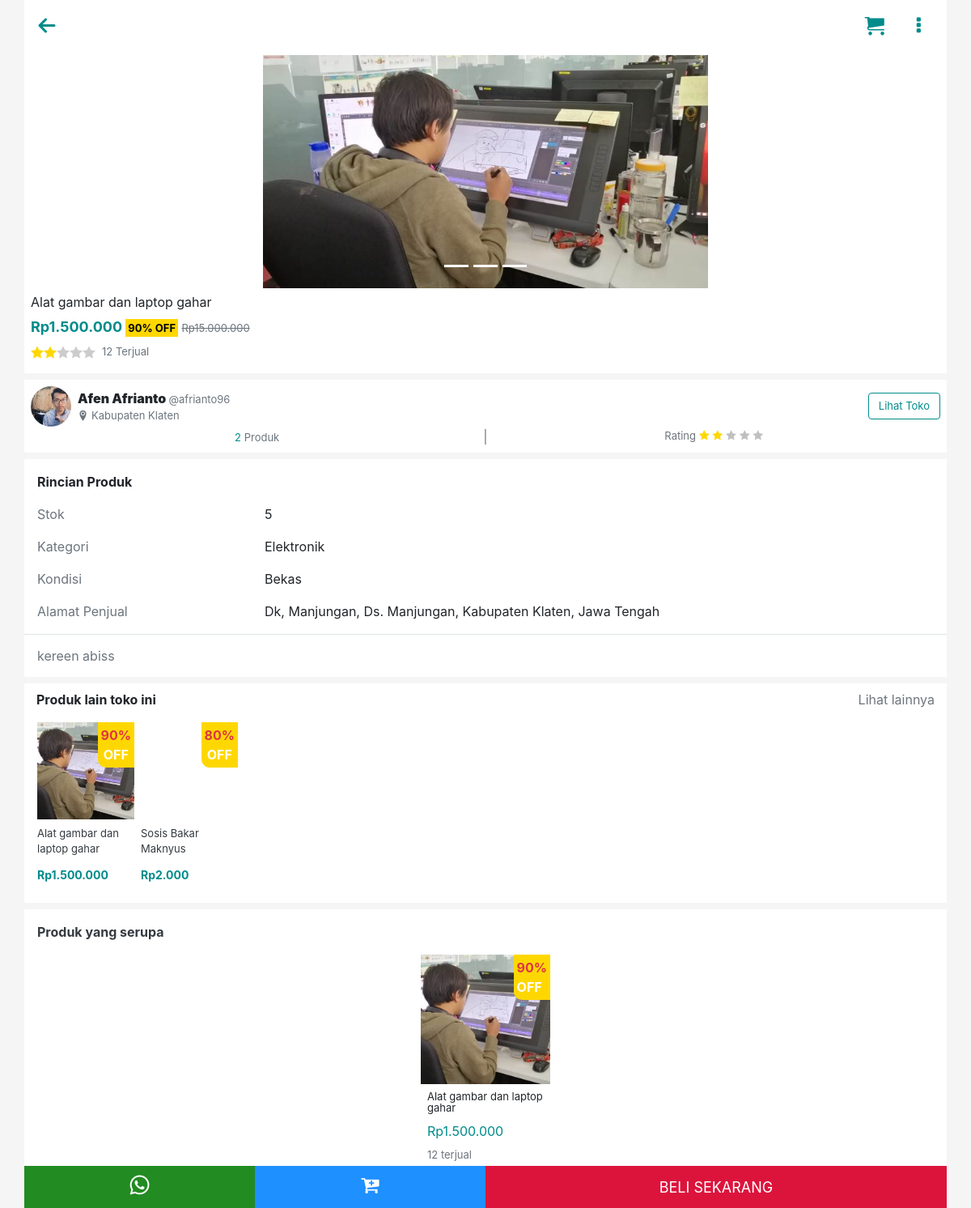
Page /detil_produk.php?id_produk=10 on the committed database.
### tables this page shows
CREATE TABLE `produk` (
  `id_produk` int(11) NOT NULL,
  `id_login` int(11) NOT NULL,
  `nama_produk` varchar(100) NOT NULL,
  `deskripsi_produk` varchar(255) NOT NULL,
  `kategori_produk` varchar(50) NOT NULL,
  `kondisi_produk` varchar(10) NOT NULL,
  `harga_produk` int(11) NOT NULL,
  `stok_produk` int(11) NOT NULL,
  `unixkey` int(11) NOT NULL
);

CREATE TABLE `produk_diskon` (
  `id_diskon` int(11) NOT NULL,
  `id_penjual` int(11) NOT NULL,
  `id_produk` int(11) NOT NULL,
  `diskon` int(11) NOT NULL,
  `harga_produk_diskon` int(11) NOT NULL
);

CREATE TABLE `profil` (
  `id_profil` int(11) NOT NULL,
  `id_login` int(11) NOT NULL,
  `nama_profil` varchar(100) NOT NULL,
  `jenis_kelamin` varchar(15) NOT NULL,
  `hp` varchar(15) NOT NULL,
  `alamat` varchar(255) NOT NULL,
  `foto_profil` varchar(255) NOT NULL
);

CREATE TABLE `akun_login` (
  `id_login` int(11) NOT NULL,
  `username` varchar(255) NOT NULL,
  `password` varchar(255) NOT NULL,
  `stt_akun` varchar(20) NOT NULL,
  `email` varchar(255) NOT NULL
);

CREATE TABLE `gambar_produk` (
  `id_img` int(11) NOT NULL,
  `id_produk` int(11) NOT NULL,
  `gambar` varchar(255) NOT NULL
);

### detil_produk.php (the view, shortened to what the rows shown need)
<?php
    require "inc/koneksi.php";
    require "inc/fungsi.php";
    if(isset($_GET['id_produk'])){
        $id_produk = $_GET['id_produk'];
        $id_penjual = ambil_1_data("produk","id_produk",$id_produk,"id_login");
    }else{
        header("Location: index.php");
    }
?>
<!DOCTYPE html>
<html lang="en">
<head>
    <link rel="stylesheet" href="assets/bootstrap/css/bootstrap.css">
    <link rel="stylesheet" href="assets/icons/icomoon4/style.css">
    <link rel="stylesheet" href="assets/icons/icomoon1/icon.css">
    <link rel="stylesheet" href="assets/icons/icomoon2/icon2.css">
    <link rel="stylesheet" href="assets/icons/icomoon3/style.css">
    <link rel="stylesheet" href="assets/icons/icomoon5/style.css">
    <link rel="stylesheet" href="assets/icons/icomoon6/style.css">
    <link rel="stylesheet" href="assets/icons/icomoon7/style.css">
    <link rel="stylesheet" href="assets/css/admin.css">
</head>
<body>
<div class="container d-flex flex-column px-0 mb-5">
    <div class="nav bg-white d-flex justify-content-between align-items-center px-3 py-3 ">
        <span style="color:darkcyan; font-size: 24px;" onclick="window.history.back();"><b class="icon-arrow-left2 mr-2"></b></span>
        <div class="d-flex justify-content-center align-items-center">
        </div>
    </div>
    <div id="carouselExampleIndicators" class="carousel slide" data-ride="carousel">
        <ol class="carousel-indicators">
        </ol>
        <div class="carousel-inner bg-white">
        </div>
        <a class="carousel-control-prev" href="#carouselExampleIndicators" role="button" data-slide="prev">
        </a>
        <a class="carousel-control-next" href="#carouselExampleIndicators" role="button" data-slide="next">
        </a>
    </div>
    <div class="bg-white p-2 mb-2">
        <span class="mb-2 d-block" style="line-height: 18px;"><?= ambil_1_data("produk","id_produk",$id_produk,"nama_produk"); ?></span>
        <span class="mb-2 d-block" style="color: darkcyan; font-size:large; font-weight:bold;">
        <?php
            if(isset($_GET['jualcepat'])){
                $promo = "jualcepat";
                $harga = cekJualCepat($id_produk, "harga_baru");
                echo rupiah($harga);
        ?>
                <span style="padding:3px; font-size:small; background-color: gold; color:black;">JUAL CEPAT</span>
                <span class="text-secondary" style="font-weight:normal; font-size:small; text-decoration:line-through;"><?= rupiah(ambil_1_data("produk","id_produk",$id_produk,"harga_produk"));?></span>
                <div style="font-size: small; font-weight:lighter;">Produk ini sedang dijual cepat berakhir pada <?= cekJualCepat($id_produk,"berakhir"); ?></div>
        <?php
            }elseif(cekDiskon($id_produk,"bool")){
                $promo = "diskon";
                echo rupiah(cekDiskon($id_produk,"harga_produk_diskon"));
        ?>
                <span style="padding:3px; font-size:small; background-color: gold; color:black;"><?= cekDiskon($id_produk,"diskon")."% OFF"; ?></span>
                <span class="text-secondary" style="font-weight:normal; font-size:small; text-decoration:line-through;"><?= rupiah(ambil_1_data("produk","id_produk",$id_produk,"harga_produk"));?></span>
        <?php
            }else{
                $harga = ambil_1_data("produk","id_produk",$id_produk,"harga_produk");
                echo rupiah(ambil_1_data("produk","id_produk",$id_produk,"harga_produk"));
            }
        ?>
        </span>
        <div class="mb-2 d-flex justify-content-between align-items-center">
            <span class="d-flex justify-content-start align-items-center" >
            </span>
        </div>
    </div>
    <div class="bg-white p-2 mb-2">
        <div class="d-flex justify-content-between align-items-center">
            <div class="d-flex flex-row justify-content-start align-items-center">
                <div class="cov-img d-flex justify-content-center align-items-center rounded-circle mr-2" style="width: 50px; height: 50px; overflow:hidden;">
                    <?php
                        if(!empty(ambil_1_data("profil","id_login",$id_penjual,"foto_profil"))):
                    ?>
                        <img class="h-100" src="assets/foto/<?= ambil_1_data("profil","id_login",$id_penjual,"foto_profil"); ?>" alt="">
                    <?php else: ?>
                        <img class="w-100" src="assets/img/poto-profil.png" alt="">
                    <?php endif; ?>
                </div>
                <div class="d-flex flex-column">
                    <span>
                    <b>
                    <?php if(!empty(ambil_1_data("profil","id_login",$id_penjual,"nama_profil"))){
                    ?>
                                <span><b> <?= ambil_1_data("profil","id_login",$id_penjual,"nama_profil");?> </b></span>
                                <span class="text-secondary" style="font-size: small; font-weight:normal;"> <?= "@".ambil_1_data("akun_login","id_login",$id_penjual,"username");?> </span>
                    <?php
                        }else{
                    ?>
                                <span><b> <?= ambil_1_data("akun_login","id_login",$id_penjual,"username"); ?> </b></span>
                    <?php
                        }
                    ?>
                    </b>
                    </span>
                    <span class="d-flex justify-content-start align-items-center text-secondary"  style="font-size: small;"><b class="icon-location2 mr-1"></b><?= lokasiProduk($id_produk); ?></span>
                </div>
            </div>
        </div>
        <div class="d-flex justify-content-center align-items-center">
        </div>
    </div>
    <div class="d-block p-2 bg-white border-bottom">
        <div class="p-2"><b>Rincian Produk</b></div>
        <div class="d-flex jutify-content-start align-items-center">
                <span class="text-secondary p-2 w-25">Stok</span>
                <span class="p-2"><?= ambil_1_data("produk","id_produk",$id_produk,"stok_produk"); ?></span>
        </div>
        <div class="d-flex jutify-content-start align-items-center">
                <span class="text-secondary p-2 w-25">Kategori</span>
                <span class="p-2"><?= ambil_1_data("produk","id_produk",$id_produk,"kategori_produk"); ?></span>
        </div>
        <div class="d-flex jutify-content-start align-items-center">
                <span class="text-secondary p-2 w-25">Kondisi</span>
                <span class="p-2"><?= ambil_1_data("produk","id_produk",$id_produk,"kondisi_produk"); ?></span>
        </div>
        <div class="d-flex jutify-content-start align-items-center">
                <span class="text-secondary p-2 w-25">Alamat Penjual</span>
                <span class="p-2 w-75">
                <?php if(!empty(ambil_1_data("profil","id_login",$id_penjual,"alamat"))): ?>
                    <?= ambil_1_data("profil","id_login",$id_penjual,"alamat"); ?>
                <?php else: ?>
                    <i>Tidak ada lokasi</i>
                <?php endif; ?>
                </span>
        </div>
    </div>
    <div class="d-block p-3 bg-white text-secondary" style="max-height: 300px; overflow:auto; line-height:20px;">
        <?= ambil_1_data("produk","id_produk",$id_produk,"deskripsi_produk"); ?>
    </div>
    <div class="container fixed-bottom w-100 bg-white d-flex justify-content-between p-0" >
       <a href="<?= wa($id_penjual,"Saya tertarik dengan produk ini. Apakah produk ini tersedia?",$url_full); ?>" class="py-2 px-3 text-center" style="background: forestgreen; color: white; font-size: 24px; width:25%; text-decoration:none;"><b class="icon-whatsapp"></b></a>
       <form action="" method="post" style="width: 25%;">
       </form>
       <a href="checkout.php?id_produk=<?= $id_produk ?><?php if(isset($promo)){echo "&promo=".$promo ;}?>" class="py-2 px-3 text-center d-flex justify-content-center align-items-center" style="background: crimson; color: white; font-size: 18px; width:50%; text-decoration:none;"><span>BELI SEKARANG</span></a>
    </div>
    <?php
        $res_toko = mysqli_query($con, "SELECT * FROM produk WHERE id_login = '$id_penjual'");
        if(mysqli_num_rows($res_toko) > 0):
    ?>
    <div class="produk-jualcepat container bg-white mt-2 py-2">
        <div class="d-flex justify-content-between pb-2">
        </div>
        <div class="w-100 overflow-auto" style="overflow: auto;">
            <div id="cov_jualcepat" class="produk-jualcepat d-flex row mt-2 pl-3 pb-2" style="width: 2450px;">
                <?php
                    while($produk_toko = mysqli_fetch_assoc($res_toko)):
                        $id_produk = $produk_toko['id_produk'];
                ?>
                <a href="detil_produk.php?id_produk=<?= $id_produk; ?>" class="text-dark mr-2" style="text-decoration: none;">
                    <div class="cart-produk-jualcepat d-flex flex-column text-center pb-2" style="width: 120px; position: relative;">
                        <div class="cov-img-cart d-flex justify-content-center align-items-center mb-2" style="height: 120px; width:120px; overflow:hidden;">
                            <img class="h-100" style="width: auto;" src="assets/foto/<?= ambil_1_data("gambar_produk","id_produk",$id_produk,"gambar"); ?>" alt="">
                        </div>
                        <?php if(cekDiskon($produk_toko['id_produk'],"bool")) :?>
                            <div class="d-flex flex-column p-1" style="position: absolute; top:0; right:0; background:gold; border-bottom-left-radius:10px;">
                            <b class="text-danger"><?= cekDiskon($produk_toko['id_produk'],"diskon");?>%</b>
                            <b class="text-white">OFF</b>
                            </div>
                        <?php endif; ?>
                        <div class="text-left" style="font-size: small; height:50px;">
                            <?= $produk_toko['nama_produk']; ?>
                        </div>
                        <b class="text-left" style="color: darkcyan; font-size:14px; font-weight:bold;" >
                            <?php
                                if(cekDiskon($id_produk,"bool")){
                                    echo rupiah(cekDiskon($id_produk,"harga_produk_diskon"));
                                }else{
                                    echo rupiah($produk_toko['harga_produk']);
                                }
                            ?>
                        </b>
                    </div>
                </a>
                <?php endwhile; ?>
            </div>
        </div>
    </div>
    <?php endif; ?>
    <div class="container bg-white p-3 mt-2">
        <span class="text-dark" style="font-weight: bold;">Produk yang serupa</span>
    </div>
    <div class="d-flex flex-row justify-content-center">
    <div class="container d-flex row justify-content-around bg-white px-0">
        <?php
            $id_prod = $_GET['id_produk'];
            $nama = ambil_1_data("produk", "id_produk", $id_prod, "nama_produk");
            $nama_arr = explode(" ", $nama);
            $nama1 = $nama_arr[0];
            $nama2 = $nama_arr[1];
            $nama_1_2 = $nama1." ".$nama2;
            $res_fullname = mysqli_query($con, "SELECT * FROM produk WHERE NOT id_produk = '$id_prod' AND nama_produk LIKE '%$nama%' OR nama_produk LIKE '%$nama_1_2%' OR nama_produk LIKE '%$nama1%' OR nama_produk LIKE '%$nama2%'  LIMIT 20");
            if(mysqli_num_rows($res_fullname) > 0):
            while($prod1 = mysqli_fetch_assoc($res_fullname)):
                $id_produk1 = $prod1['id_produk'];
        ?>
            <div class="card d-inline-block border-0 mb-2" style="width:160px; border-radius: 3px;">
                <div class="w-100 d-flex justify-content-center align-items-center mb-2" style="overflow: hidden; height:160px;">
                    <img class="h-100" src="assets/foto/<?= ambil_1_data("gambar_produk","id_produk",$id_produk1,"gambar"); ?>" alt="">
                </div>
                <?php if(cekDiskon($id_produk1,"bool")) :?>
                    <div class="d-flex flex-column p-1" style="position: absolute; top:0; right:0; background:gold; border-bottom-left-radius:10px;">
                    <b class="text-danger"><?= cekDiskon($id_produk1,"diskon");?>%</b>
                    <b class="text-white">OFF</b>
                    </div>
                <?php endif; ?>
                <span class="mx-2 d-block mb-2" style="line-height: 14px; font-size:small; height:30px;">
                    <?= $prod1['nama_produk']; ?>
                </span>
                <div class="mx-2 mb-2" style="color: darkcyan;">
                <?php
                    if(cekDiskon($id_produk1,"bool")){
                        echo rupiah(cekDiskon($id_produk1,"harga_produk_diskon"));
                    }else{
                        echo rupiah($prod1['harga_produk']);
                    }
                ?>
                </div>
                <div class="d-flex justify-content-between align-items-center mx-2">
                    <div class="text-secondary" style="font-size: small; ">
                    <?= cekTerjual($id_produk1); ?>
                    terjual</div>
                </div>
            </div>
            <?php endwhile; ?>
            <?php endif; ?>
    </div>
    </div>
</div>
</body>
</html>

### rows in the picture
produk: nama_produk "Alat gambar dan laptop gahar", harga_produk "Rp15.000.000", id_login.foto_profil (picture), id_login.nama_profil "Afen Afrianto", id_login.username "afrianto96", stok_produk "5", kategori_produk "Elektronik", kondisi_produk "Bekas", id_login.alamat "Dk, Manjungan, Ds. Manjungan, Kabupaten Klaten, Jawa Tengah", deskripsi_produk "kereen abiss", id_produk.gambar (picture), id_produk.diskon "90", id_produk.harga_produk_diskon "Rp1.500.000", id_produk1 "12"
produk_diskon: harga_produk_diskon "Rp1.500.000", diskon "90"
profil: alamat "Kabupaten Klaten"
produk: id_produk.diskon "80", nama_produk "Sosis Bakar Maknyus", id_produk.harga_produk_diskon "Rp2.000"

### other values in the picture
cekTerjual($id_produk) "12"
mysqli_num_rows($result) "2"
